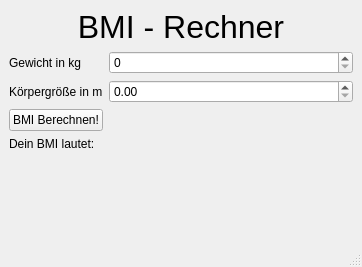
<?xml version="1.0" encoding="UTF-8"?>
<ui version="4.0">
 <class>MainWindow</class>
 <widget class="QMainWindow" name="MainWindow">
  <property name="geometry">
   <rect>
    <x>0</x>
    <y>0</y>
    <width>362</width>
    <height>267</height>
   </rect>
  </property>
  <property name="windowTitle">
   <string>MainWindow</string>
  </property>
  <widget class="QWidget" name="centralwidget">
   <layout class="QFormLayout" name="formLayout">
    <item row="0" column="0" colspan="2">
     <widget class="QLabel" name="label">
      <property name="font">
       <font>
        <pointsize>24</pointsize>
       </font>
      </property>
      <property name="text">
       <string>BMI - Rechner</string>
      </property>
      <property name="alignment">
       <set>Qt::AlignCenter</set>
      </property>
     </widget>
    </item>
    <item row="1" column="0">
     <widget class="QLabel" name="label_2">
      <property name="text">
       <string>Gewicht in kg</string>
      </property>
     </widget>
    </item>
    <item row="1" column="1">
     <widget class="QSpinBox" name="weight"/>
    </item>
    <item row="2" column="0">
     <widget class="QLabel" name="label_3">
      <property name="text">
       <string>Körpergröße in m</string>
      </property>
      <property name="textFormat">
       <enum>Qt::PlainText</enum>
      </property>
     </widget>
    </item>
    <item row="2" column="1">
     <widget class="QDoubleSpinBox" name="height">
      <property name="maximum">
       <double>2.500000000000000</double>
      </property>
      <property name="singleStep">
       <double>0.010000000000000</double>
      </property>
     </widget>
    </item>
    <item row="3" column="0">
     <widget class="QPushButton" name="calculate">
      <property name="text">
       <string>BMI Berechnen!</string>
      </property>
     </widget>
    </item>
    <item row="4" column="0">
     <widget class="QLabel" name="label_4">
      <property name="text">
       <string>Dein BMI lautet: </string>
      </property>
     </widget>
    </item>
    <item row="4" column="1">
     <widget class="QLabel" name="result">
      <property name="text">
       <string/>
      </property>
     </widget>
    </item>
   </layout>
  </widget>
  <widget class="QMenuBar" name="menubar">
   <property name="geometry">
    <rect>
     <x>0</x>
     <y>0</y>
     <width>362</width>
     <height>22</height>
    </rect>
   </property>
  </widget>
  <widget class="QStatusBar" name="statusbar"/>
 </widget>
 <resources/>
 <connections/>
</ui>
